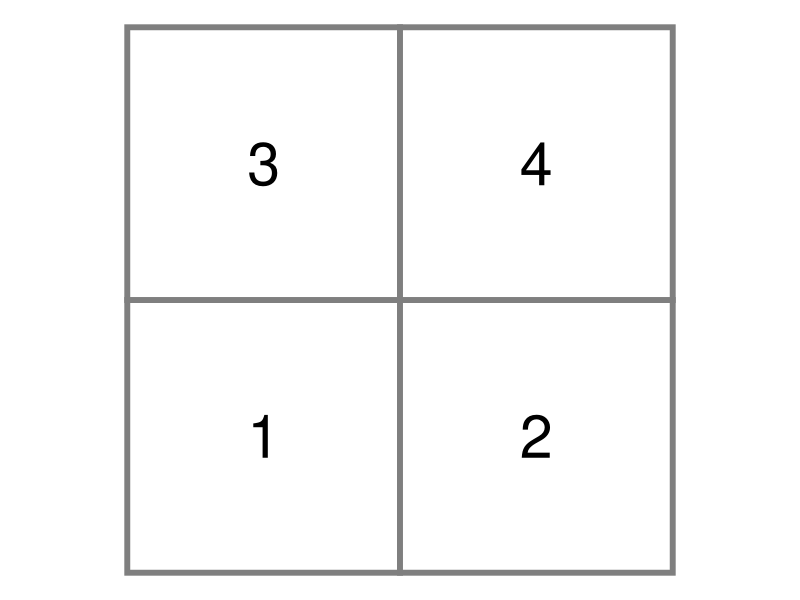

Source code (R):
## ---- chunk 1
#| label: load-packages
#| output: false
#| code-summary: "Code: Load the packages"

library(tidyverse)
library(igraph)
library(viridis)
## ---- chunk 2
n <- 4
spat_domain <- expand.grid(x = 1:sqrt(n), y = 1:sqrt(n))
spat_domain$label <- 1:n

## ---- chunk 3
ggplot(spat_domain) +
  geom_tile(aes(x, y), linewidth = 2, color = "grey50", fill="white") +
  geom_text(aes(x, y, label=label), size = 15) +
  coord_fixed() + 
  theme_void()
## ---- chunk 4
spat_domain_g <- make_lattice(c(sqrt(n),sqrt(n)), mutual = TRUE)
W <- as.matrix(as_adjacency_matrix(spat_domain_g, sparse=1))
W
## ---- chunk 5
B <- W/rowSums(W)
B
Btilde <- kronecker(B, diag(2))
## ---- chunk 6
D <- diag(rowSums(W))

solve(D)
p <- 2
capSigma <- matrix(c(1,0.7,
                     0.7,1), byrow = T, ncol=p)

capLambda <- kronecker(solve(D), capSigma)
## ---- chunk 7
A1 <- solve(capLambda)%*%(diag(p*n) - Btilde)
A2 <- kronecker((D - W), solve(capSigma))

all(A1 == A2)
